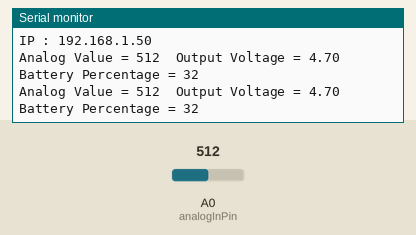
This sketch was run on a simulated ESP8266 (Wemos D1 mini). Parts: the last lines printed to the serial monitor. The test bench sets the inputs (shaded band); at power-on: A0 (analogInPin) = 512. WiFi joins after 1.5 s; servers stay silent unless stated.

Above: at 3.2 s.
3.3 s: A0 (analogInPin) set to 716
At 4.6 s:
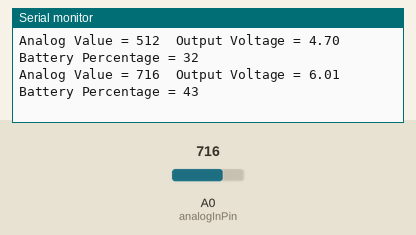
4.8 s: A0 (analogInPin) set to 900
At 5.8 s:
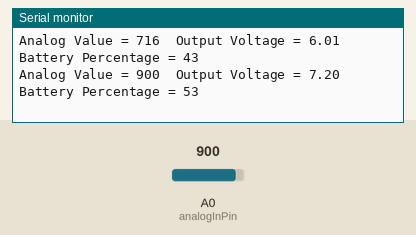
Timing chart, 0 to 7.8 s (numbered marks = the images above; inputs shaded):
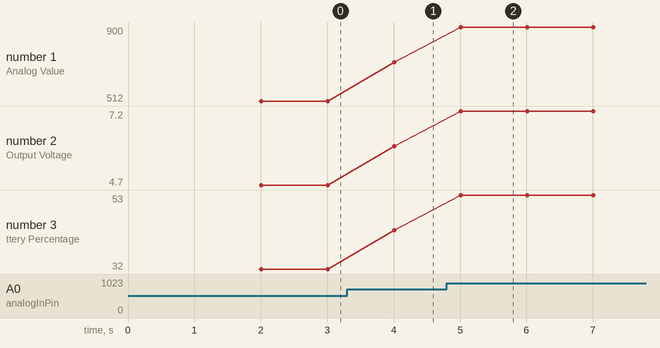

Measured:
- after the input at 3.3 s, the serial monitor: prints a new line after 0.71 s (image 1)
- after the input at 4.8 s, the serial monitor: prints a new line after 0.21 s (image 2)
- plotted number 1: 512 → 716 after the input at 3.3 s, 716 → 900 after the input at 4.8 s
- plotted number 2: 4.7 → 6.01 after the input at 3.3 s, 6.01 → 7.2 after the input at 4.8 s
- plotted number 3: 32 → 43 after the input at 3.3 s, 43 → 53 after the input at 4.8 s

The sketch:

battery-altrasonic.ino
```cpp
#include <TridentTD_LineNotify.h>
#include <ESP8266WiFi.h>
// #define BLYNK_TEMPLATE_ID "TMPL6gboKWqF"
// #define BLYNK_DEVICE_NAME "wheelchair"
// #define BLYNK_FIRMWARE_VERSION        "0.1.0"
// #define BLYNK_PRINT Serial
// #define APP_DEBUG
// #define USE_NODE_MCU_BOARD
// #include "BlynkEdgent.h"
// #include "Adafruit_MQTT.h"
// #include "Adafruit_MQTT_Client.h"

#define SSID "avocado123"
#define PASSWORD "01162001"
#define LINE_TOKEN "qPvYBQPBdf3a50trBRl4jja6ZTFdWDZ1lgUivwZyL7o"

// #define AIO_SERVER      "io.adafruit.com"
// #define AIO_SERVERPORT  1883
// #define AIO_USERNAME    "wanglingx"
// #define AIO_KEY         "aio_QjDV45R5NbfMqahbbOtGiFKF5sTO"

int analogInPin  = A0;    // Analog input pin
int sensorValue;          // Analog Output of Sensor
float calibration = 1.4; // Check Battery voltage using multimeter & add/subtract the value
int battery_percentage;
float battery_maximum = 12.5;
float battery_cutoff = 1.0;
int max_value = 100;
int min_value = 0;
int before_value;

// WiFiClient client;

// Adafruit_MQTT_Client mqtt(&client, AIO_SERVER, AIO_SERVERPORT, AIO_USERNAME, AIO_KEY);
// Adafruit_MQTT_Subscribe Battery = Adafruit_MQTT_Subscribe(&mqtt, AIO_USERNAME"/feeds/Battery");

// void MQTT_connect();

//IpZHaGRVkLbBvl0Mf81c1Gmh72u58YFMSpXaAbCTpGc
//WiFiClient client;

void setup()
{
  Serial.begin(115200);
  Serial.println(LINE.getVersion());
  WiFi.begin(SSID, PASSWORD);
  Serial.printf("WiFi connecting to %s\n",  SSID);
    while(WiFi.status() != WL_CONNECTED) {
        Serial.println("Connecting...  ");
        Serial.printf("Connection Status: %d\n", WiFi.status());
        delay(1000);
    }
      Serial.printf("\nWiFi connected\nIP : ");
      Serial.println(WiFi.localIP());
      // mqtt.subscribe(&Battery);
      //BlynkEdgent.begin();
      // กำหนด Line Token
      LINE.setToken(LINE_TOKEN);

      // ตัวอย่างส่งข้อความ
      LINE.notify("สวัสดีน้องๆ");

      // เลือก Line Sticker ได้จาก https://devdocs.line.me/files/sticker_list.pdf
      LINE.notifySticker(3,240);        // ส่ง Line Sticker ด้วย PackageID 3 , StickerID 240
      //LINE.notifySticker("Hello",1,2);  // ส่ง Line Sticker ด้วย PackageID 1 , StickerID 2  พร้อมข้อความ
}

void loop()
{
  //  MQTT_connect();
  //   Adafruit_MQTT_Subscribe *subscription;
  //   while ((subscription = mqtt.readSubscription(20000)))
  //   {
  //     if (subscription == &Battery) {
  //       Serial.print(F("Got: "));
  //       Serial.println((char *)Battery.lastread);
  //       int Battery_State = atoi((char *)Battery.lastread);
  //       digitalWrite(battery_percentage, Battery_State);
  //     }
  // }

  //BlynkEdgent.run();
  sensorValue = analogRead(analogInPin);
  float voltage = (((sensorValue * 3.3) / 1024) * 2 + calibration);
  battery_percentage = mapfloat(voltage , battery_cutoff, battery_maximum, min_value , max_value);
    if (battery_percentage >= 100){
        battery_percentage = 100;
    }

    if (battery_percentage <= 0){
        battery_percentage = 1;
    }

    if(battery_percentage == 100 && battery_percentage!=before_value && battery_percentage>before_value ){
       LINE.notify("Fully charging.... 100%");
    }
    else if(battery_percentage == 80 && battery_percentage!=before_value && battery_percentage>before_value){
      //count80++;
      LINE.notify("Already...battery 80%");
      //send notify
      //client.print(battery_percentage);
    }
    else if(battery_percentage == 20 && battery_percentage!=before_value && battery_percentage<before_value){
      //send minimum charging
      LINE.notify("แบตเหลือ 20% แล้วนะจ๊ะ ชาร์จด้วยจ้า");
      //client.print(battery_percentage);
    }
    else if(battery_percentage == 5 && battery_percentage!=before_value && battery_percentage<before_value){
      // send lowest battery
      LINE.notify("แบตเหลือ 5% จะดับแล้วนะ");
      //client.print(battery_percentage);
    }
    //Blynk.virtualWrite(A0, battery_percentage);

  before_value = battery_percentage;
  Serial.print("Analog Value = ");
  Serial.print(sensorValue);
  Serial.print("  Output Voltage = ");
  Serial.print(voltage);
  Serial.print("  Battery Percentage = ");
  Serial.println(battery_percentage);
  delay(1000);

}

float mapfloat(float x, float in_min, float in_max, float out_min, float out_max)
{
  return (x - in_min) * (out_max - out_min) / (in_max - in_min) + out_min;
}
```
